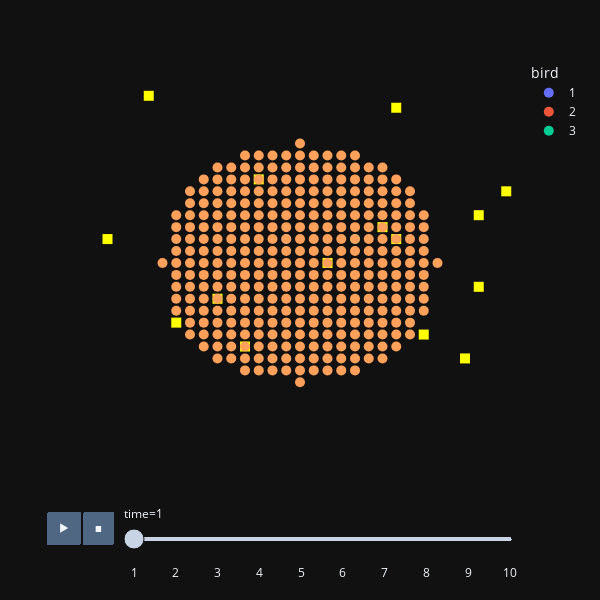

The cell this chart's notebook holds for it:
### Code cell
# we can plot proximity score
# bird 2 again

ft.animate_birds(rbirds_transformed, plot_rewards=True, width = 600,
                  height = 600, point_size = 10, plot_proximity=2)

### Figure 1 — Plotly figure (JSON) as saved in the notebook; plotly's stock layout.template omitted (floating-point values rounded to 4 significant figures; data arrays with more than 128 entries replaced by an {"elided": "..."} marker saying what was removed)
{"data": [{"hovertemplate": "bird=1<br>time=1<br>x=%{x}<br>y=%{y}<extra></extra>", "legendgroup": "1", "marker": {"color": "#636efa", "size": 10, "symbol": "circle"}, "mode": "markers", "name": "1", "orientation": "v", "showlegend": true, "type": "scatter", "x": [14], "xaxis": "x", "y": [16], "yaxis": "y"}, {"hovertemplate": "bird=2<br>time=1<br>x=%{x}<br>y=%{y}<extra></extra>", "legendgroup": "2", "marker": {"color": "#EF553B", "size": 10, "symbol": "circle"}, "mode": "markers", "name": "2", "orientation": "v", "showlegend": true, "type": "scatter", "x": [15], "xaxis": "x", "y": [14], "yaxis": "y"}, {"hovertemplate": "bird=3<br>time=1<br>x=%{x}<br>y=%{y}<extra></extra>", "legendgroup": "3", "marker": {"color": "#00cc96", "size": 10, "symbol": "circle"}, "mode": "markers", "name": "3", "orientation": "v", "showlegend": true, "type": "scatter", "x": [19], "xaxis": "x", "y": [16], "yaxis": "y"}, {"hovertemplate": "bird=reward<br>time=1<br>x=%{x}<br>y=%{y}<extra></extra>", "legendgroup": "reward", "marker": {"color": "yellow", "size": 10, "symbol": "square"}, "mode": "markers", "name": "reward", "orientation": "v", "showlegend": false, "type": "scatter", "x": [21, 6, 11, 9, 27, 4, 28, 1, 17, 22, 24, 28, 22, 12, 30], "xaxis": "x", "y": [17, 9, 7, 11, 6, 28, 18, 16, 14, 27, 8, 12, 16, 21, 20], "yaxis": "y"}, {"hovertemplate": "bird=proximity<br>time=1<br>x=%{x}<br>y=%{y}<extra></extra>", "legendgroup": "proximity", "marker": {"color": "#FFA15A", "size": 10, "symbol": "circle"}, "mode": "markers", "name": "proximity", "orientation": "v", "showlegend": false, "type": "scatter", "x": {"elided": "317 int values"}, "xaxis": "x", "y": {"elided": "317 int values"}, "yaxis": "y"}], "layout": {"autosize": false, "height": 600, "legend": {"title": {"text": "bird"}, "tracegroupgap": 0}, "margin": {"t": 60}, "sliders": [{"active": 0, "currentvalue": {"prefix": "time="}, "len": 0.9, "pad": {"b": 10, "t": 60}, "steps": [{"args": [["1"], {"frame": {"duration": 0, "redraw": false}, "fromcurrent": true, "mode": "immediate", "transition": {"duration": 0, "easing": "linear"}}], "label": "1", "method": "animate"}, {"args": [["2"], {"frame": {"duration": 0, "redraw": false}, "fromcurrent": true, "mode": "immediate", "transition": {"duration": 0, "easing": "linear"}}], "label": "2", "method": "animate"}, {"args": [["3"], {"frame": {"duration": 0, "redraw": false}, "fromcurrent": true, "mode": "immediate", "transition": {"duration": 0, "easing": "linear"}}], "label": "3", "method": "animate"}, {"args": [["4"], {"frame": {"duration": 0, "redraw": false}, "fromcurrent": true, "mode": "immediate", "transition": {"duration": 0, "easing": "linear"}}], "label": "4", "method": "animate"}, {"args": [["5"], {"frame": {"duration": 0, "redraw": false}, "fromcurrent": true, "mode": "immediate", "transition": {"duration": 0, "easing": "linear"}}], "label": "5", "method": "animate"}, {"args": [["6"], {"frame": {"duration": 0, "redraw": false}, "fromcurrent": true, "mode": "immediate", "transition": {"duration": 0, "easing": "linear"}}], "label": "6", "method": "animate"}, {"args": [["7"], {"frame": {"duration": 0, "redraw": false}, "fromcurrent": true, "mode": "immediate", "transition": {"duration": 0, "easing": "linear"}}], "label": "7", "method": "animate"}, {"args": [["8"], {"frame": {"duration": 0, "redraw": false}, "fromcurrent": true, "mode": "immediate", "transition": {"duration": 0, "easing": "linear"}}], "label": "8", "method": "animate"}, {"args": [["9"], {"frame": {"duration": 0, "redraw": false}, "fromcurrent": true, "mode": "immediate", "transition": {"duration": 0, "easing": "linear"}}], "label": "9", "method": "animate"}, {"args": [["10"], {"frame": {"duration": 0, "redraw": false}, "fromcurrent": true, "mode": "immediate", "transition": {"duration": 0, "easing": "linear"}}], "label": "10", "method": "animate"}], "x": 0.1, "xanchor": "left", "y": 0, "yanchor": "top"}], "updatemenus": [{"buttons": [{"args": [null, {"frame": {"duration": 500, "redraw": false}, "fromcurrent": true, "mode": "immediate", "transition": {"duration": 0, "easing": "linear"}}], "label": "&#9654;", "method": "animate"}, {"args": [[null], {"frame": {"duration": 0, "redraw": false}, "fromcurrent": true, "mode": "immediate", "transition": {"duration": 0, "easing": "linear"}}], "label": "&#9724;", "method": "animate"}], "direction": "left", "pad": {"r": 10, "t": 70}, "showactive": false, "type": "buttons", "x": 0.1, "xanchor": "right", "y": 0, "yanchor": "top"}], "width": 600, "xaxis": {"anchor": "y", "domain": [0, 1], "range": [-1, 31], "showgrid": false, "showticklabels": false, "ticks": "", "title": {"text": ""}, "zeroline": false}, "yaxis": {"anchor": "x", "domain": [0, 1], "range": [-1, 31], "showgrid": false, "showticklabels": false, "ticks": "", "title": {"text": ""}, "zeroline": false}}}
